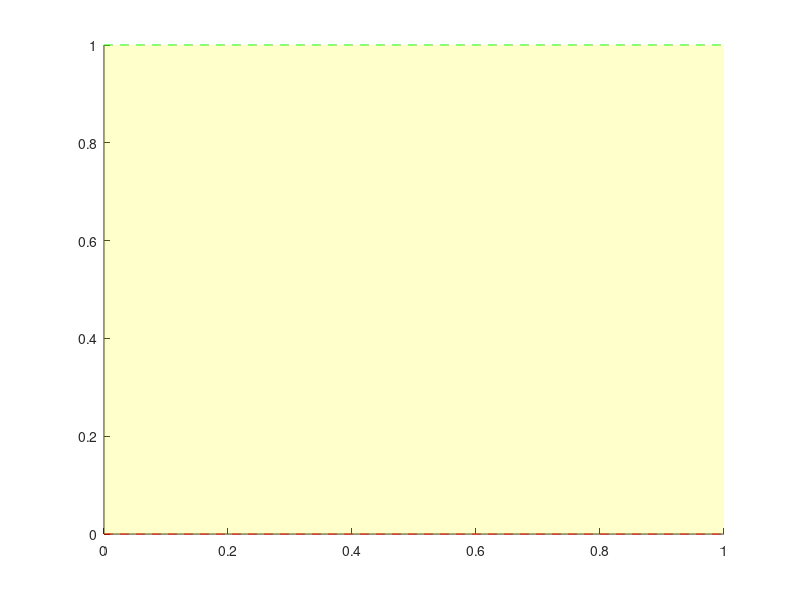

Write the MATLAB code that produced this figure. (Note: this script raises an error after producing the figure.)
function [bottom,top,button,flag]=get_yrange(varargin)

%allows user to select range of y axis values with mouse using current axis
%select top value with left button
%select bottom value with middle or right button
%hit any key (except q) when done
%q to quit without changing values
%the key value is returned as button
%flag is set to 1 if legal changes were made

if nargin == 0
  do_patch = 1;
  h_axis = gca;
elseif nargin == 1
  do_patch = varargin{1};
  h_axis = gca;
elseif nargin > 1
  do_patch = varargin{1};
  h_axis = varargin{2};
end

%initial values from current axes
xlim=get(gca,'xlim');
ylim=get(gca,'ylim');
xmin=xlim(1);
xmax=xlim(2);
ymin=ylim(1)
ymax=ylim(2)

%default values
top=ymax;
bottom=ymin;
button=1;
flag=0; %no change state

%plot default lines

h_top=line([xmin xmax],[top top],'color',[0,1,0],'LineStyle','--');
h_bottom=line([xmin xmax],[bottom bottom],'color',[1,0,0],'LineStyle','--');

if do_patch
  h_patch = patch('xdata',[xmin xmin xmax xmax],'ydata',[bottom top ...
                      top bottom], 'FaceAlpha', 0.2, 'FaceColor', 'y', 'LineStyle', 'none');
end

while ~isempty(button) & ((button == 1) | (button == 2) | (button == 3))

  [x,yval,button]=myginput(1,h_axis)
  
  if ~isempty(button)
    if (button == 1)
      top=max(yval,ymin);
      top=min(top,ymax);
      set(h_top,'ydata',[top top]);
      if do_patch
        if top > bottom
          set(h_patch,'xdata',[xmin xmin xmax xmax],'ydata',[bottom top ...
                              top bottom],'Visible','on');
        else
          set(h_patch,'Visible','off');
        end
      end
    elseif (button == 2) | (button == 3)
      bottom=min(yval,ymax);
      bottom=max(bottom,ymin);
      set(h_bottom,'ydata',[bottom bottom]);     %move line
      if do_patch
        if top > bottom
          set(h_patch,'xdata',[xmin xmin xmax xmax],'ydata',[bottom top ...
                              top bottom],'Visible','on');
        else
          set(h_patch,'Visible','off');
        end
      end
    end
  end

end

%if quiting, or illegal values, or no change leave values unchanged
%and set flag to 0
if (bottom == ymin) & (top == ymax)
   flag  = 0;
elseif (bottom >= top) | strcmp(char(button),'q')
   bottom=ymin;
   top=ymax;
   flag=0;
else
   flag=1;
end

%delete lines

delete(h_top)
delete(h_bottom)
if do_patch
  delete(h_patch)
end
     
